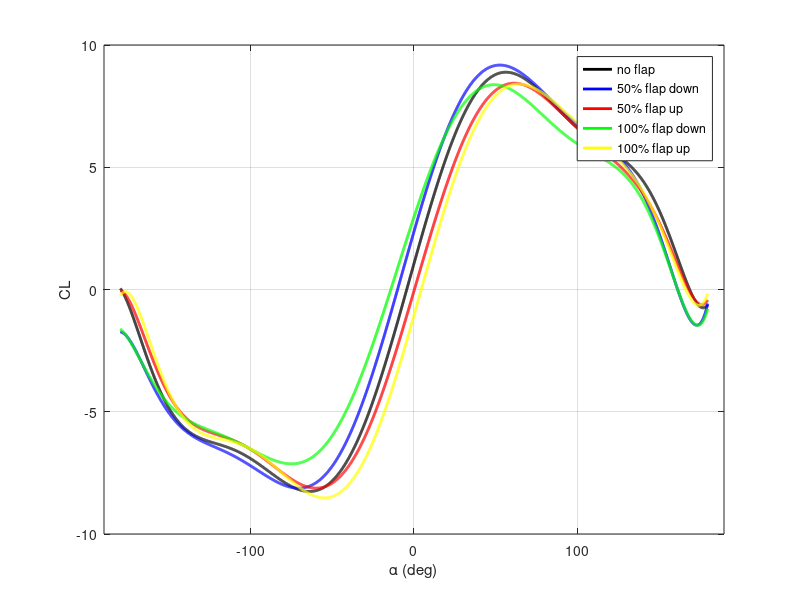
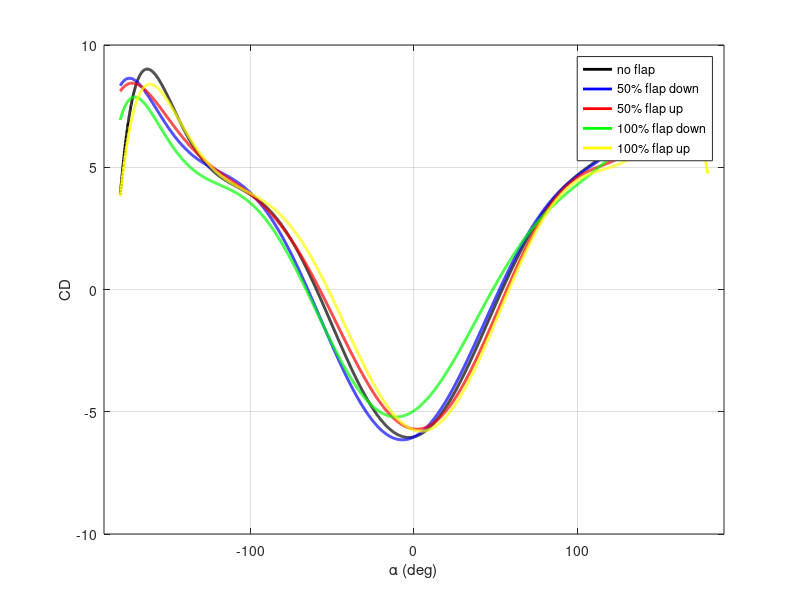
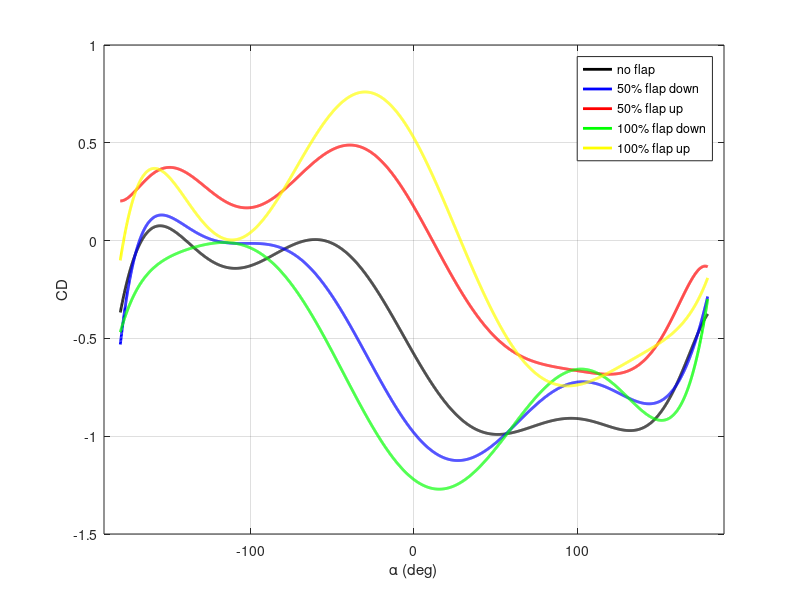

Write MATLAB code to recreate these figures, in order.
% 70% pro

clear all; close all;clc;
%% v=6 CL
x = [-180:0.1:180];

%no flap

       p1 =   9.672e-19;
       p2 =   2.082e-17;
       p3 =  -8.123e-14;
       p4 =  -1.303e-12;
       p5 =   2.448e-09;
       p6 =   2.811e-08;
       p7 =  -3.434e-05;
       p8 =  -0.0002929;
       p9 =   0.2379;
       p10 =  1.063;
       fL1 = p1*x.^9 + p2*x.^8 + p3*x.^7 + p4*x.^6 + p5*x.^5 + p6*x.^4 + p7*x.^3 + p8*x.^2 + p9*x + p10;

                    
% 50 down

       p1 =   9.842e-19;
       p2 =    5.14e-17;
       p3 =  -7.906e-14 ;
       p4 =  -3.413e-12 ;
       p5 =   2.308e-09;
       p6 =   7.571e-08;
       p7 =   -3.23e-05;
       p8 =  -0.0007272;
       p9 =      0.2313;
       p10 =       2.371;
       fL2 = p1*x.^9 + p2*x.^8 + p3*x.^7 + p4*x.^6 + p5*x.^5 + p6*x.^4 + p7*x.^3 + p8*x.^2 + p9*x + p10;
                          
    %50 up

       p1 =     9.1e-19 ;
       p2 =   8.243e-19 ;
       p3 =  -7.559e-14  ;
       p4 =   2.121e-13 ;
       p5 =   2.274e-09  ;
       p6 =  -1.085e-08 ;
       p7 =  -3.236e-05  ;
       p8 =   9.525e-05  ;
       p9 =      0.2284  ;
       p10 =    -0.05842 ;
       fL3 = p1*x.^9 + p2*x.^8 + p3*x.^7 + p4*x.^6 + p5*x.^5 + p6*x.^4 + p7*x.^3 + p8*x.^2 + p9*x + p10;
                 
    %100 down
 
       p1 =   8.387e-19;
       p2 =   5.892e-17 ;
       p3 =  -6.771e-14 ;
       p4 =  -4.045e-12 ;
       p5 =   1.981e-09;
       p6 =   9.344e-08;
       p7 =  -2.778e-05 ;
       p8 =  -0.0009138 ;
       p9 =      0.2015 ;
       p10 =       2.966;
 fL4 = p1*x.^9 + p2*x.^8 + p3*x.^7 + p4*x.^6 + p5*x.^5 + p6*x.^4 + p7*x.^3 + p8*x.^2 + p9*x + p10;
                    
% 100 up
       p1 =   1.104e-18 ;
       p2 =  -1.444e-17  ;
       p3 =  -8.852e-14 ;
       p4 =   1.378e-12  ;
       p5 =   2.558e-09 ;
       p6 =  -4.136e-08  ;
       p7 =  -3.479e-05  ;
       p8 =   0.0004107  ;
       p9 =      0.2363 ;
       p10 =      -1.059  ;
       fL5 = p1*x.^9 + p2*x.^8 + p3*x.^7 + p4*x.^6 + p5*x.^5 + p6*x.^4 + p7*x.^3 + p8*x.^2 + p9*x + p10;


figure(1); plot(x,fL1,'k','LineWidth',2);xlim([-190,190]);
hold on; grid on;xlabel('\alpha (deg)'); ylabel('CL');
plot(x,fL2,'b','LineWidth',2);
plot(x,fL3,'r','LineWidth',2);
plot(x,fL4,'g','LineWidth',2);
plot(x,fL5,'y','LineWidth',2);
legend('no flap','50% flap down','50% flap up','100% flap down','100% flap up');
%% CD
%CD
%no flap
       p1 =   3.348e-19;
       p2 =  -1.491e-16;
       p3 =  -2.153e-14;
       p4 =   9.958e-12;
       p5 =   4.618e-10;
       p6 =   -2.33e-07;
       p7 =  -4.029e-06;
       p8 =    0.002513;
       p9 =     0.01629;
       p10 =      -6.025;
       fD1 = p1*x.^9 + p2*x.^8 + p3*x.^7 + p4*x.^6 + p5*x.^5 + p6*x.^4 + p7*x.^3 + p8*x.^2 + p9*x + p10;

      % 50 down
       p1 =   1.418e-19;
       p2 =  -1.034e-16;
       p3 =  -1.487e-14;
       p4 =   7.496e-12;
       p5 =   5.007e-10;
       p6 =  -1.932e-07;
       p7 =  -6.651e-06;
       p8 =    0.002318;
       p9 =     0.03343;
       p10 =      -6.031;
        fD2 = p1*x.^9 + p2*x.^8 + p3*x.^7 + p4*x.^6 + p5*x.^5 + p6*x.^4 + p7*x.^3 + p8*x.^2 + p9*x + p10;
%50 up
       p1 =  -2.503e-19;
       p2 =  -1.097e-16;
       p3 =   1.768e-14;
       p4 =   7.903e-12;
       p5 =  -4.261e-10 ;
       p6 =  -1.999e-07 ;
       p7 =   3.847e-06 ;
       p8 =    0.002312;
       p9 =   -0.007542;
       p10 =      -5.707;
        fD3 = p1*x.^9 + p2*x.^8 + p3*x.^7 + p4*x.^6 + p5*x.^5 + p6*x.^4 + p7*x.^3 + p8*x.^2 + p9*x + p10;
       %100 down
       p1 =   4.122e-19;
       p2 =  -8.372e-17;
       p3 =  -3.326e-14;
       p4 =    6.05e-12;
       p5 =   9.247e-10;
       p6 =  -1.565e-07;
       p7 =  -1.049e-05;
       p8 =     0.00193;
       p9 =     0.04539;
       p10 =       -4.96;
        fD4 = p1*x.^9 + p2*x.^8 + p3*x.^7 + p4*x.^6 + p5*x.^5 + p6*x.^4 + p7*x.^3 + p8*x.^2 + p9*x + p10;
       %100 up
       p1 =  -1.335e-19;
       p2 =  -1.484e-16;
       p3 =   1.426e-14;
       p4 =   9.971e-12;
       p5 =  -4.832e-10;
       p6 =  -2.346e-07;
       p7 =   5.978e-06;
       p8 =    0.002491;
       p9 =    -0.02171;
       p10 =      -5.748;
        fD5 = p1*x.^9 + p2*x.^8 + p3*x.^7 + p4*x.^6 + p5*x.^5 + p6*x.^4 + p7*x.^3 + p8*x.^2 + p9*x + p10;
       
figure(2); plot(x,fD1,'k','LineWidth',2);xlim([-190,190]);
hold on; grid on;xlabel('\alpha (deg)'); ylabel('CD');
plot(x,fD2,'b','LineWidth',2);
plot(x,fD3,'r','LineWidth',2);
plot(x,fD4,'g','LineWidth',2);
plot(x,fD5,'y','LineWidth',2);
legend('no flap','50% flap down','50% flap up','100% flap down','100% flap up');
%% Cm
%Cm
%no flap
       p1 =  -5.356e-20;
       p2 =  -6.072e-18;
       p3 =   5.206e-15;
       p4 =   3.854e-13;
       p5 =  -1.691e-10;
       p6 =  -7.381e-09;
       p7 =   2.282e-06;
       p8 =   4.757e-05;
       p9 =    -0.01449;
       p10 =     -0.5811;
        fM1 = p1*x.^9 + p2*x.^8 + p3*x.^7 + p4*x.^6 + p5*x.^5 + p6*x.^4 + p7*x.^3 + p8*x.^2 + p9*x + p10;
       %50 down
       p1 =  -4.729e-21;
       p2 =  -8.234e-18;
       p3 =   1.679e-15;
       p4 =   6.067e-13;
       p5 =  -7.918e-11;
       p6 =  -1.554e-08;
       p7 =   1.302e-06;
       p8 =   0.0001644;
       p9 =    -0.01028;
       p10 =     -0.9832;
        fM2 = p1*x.^9 + p2*x.^8 + p3*x.^7 + p4*x.^6 + p5*x.^5 + p6*x.^4 + p7*x.^3 + p8*x.^2 + p9*x + p10;
%50 up
       p1 =  -8.278e-20;
       p2 =   3.647e-19;
       p3 =   6.799e-15;
       p4 =   -1.05e-13;
       p5 =  -1.934e-10;
       p6 =   5.599e-09;
       p7 =    2.36e-06;
       p8 =  -8.781e-05;
       p9 =     -0.0144;
       p10 =      0.1713;
        fM3 = p1*x.^9 + p2*x.^8 + p3*x.^7 + p4*x.^6 + p5*x.^5 + p6*x.^4 + p7*x.^3 + p8*x.^2 + p9*x + p10;
       %100 down
       p1 =  -3.463e-22;
       p2 =  -3.572e-18;
       p3 =   8.411e-16;
       p4 =   4.016e-13;
       p5 =  -4.007e-11;
       p6 =  -1.451e-08;
       p7 =   6.355e-07;
       p8 =   0.0001959;
       p9 =   -0.006284;
       p10 =      -1.222;
        fM4 = p1*x.^9 + p2*x.^8 + p3*x.^7 + p4*x.^6 + p5*x.^5 + p6*x.^4 + p7*x.^3 + p8*x.^2 + p9*x + p10;
%100 up
       p1 =  -1.508e-20;
       p2 =   1.541e-18 ;
       p3 =   2.605e-15;
       p4 =  -2.798e-13;
       p5 =   -1.17e-10 ;
       p6 =   1.256e-08;
       p7 =    2.02e-06 ;
       p8 =  -0.0001863;
       p9 =    -0.01486;
       p10 =      0.5236;
        fM5 = p1*x.^9 + p2*x.^8 + p3*x.^7 + p4*x.^6 + p5*x.^5 + p6*x.^4 + p7*x.^3 + p8*x.^2 + p9*x + p10;
        
        figure(3); plot(x,fM1,'k','LineWidth',2);xlim([-190,190]);
hold on; grid on;xlabel('\alpha (deg)'); ylabel('CD');
plot(x,fM2,'b','LineWidth',2);
plot(x,fM3,'r','LineWidth',2);
plot(x,fM4,'g','LineWidth',2);
plot(x,fM5,'y','LineWidth',2);
legend('no flap','50% flap down','50% flap up','100% flap down','100% flap up');
